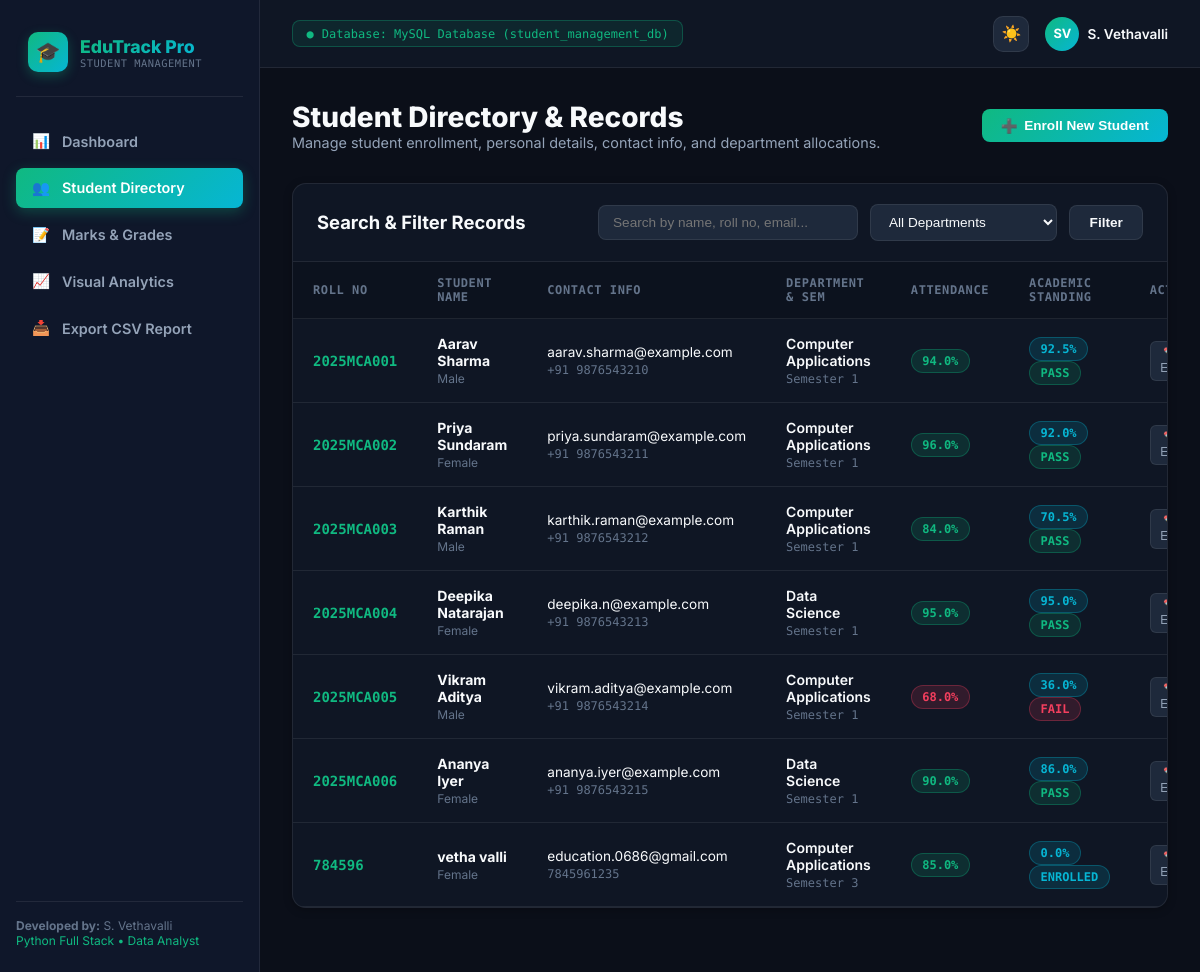
/students, run on the app's committed database.
### models.py (models this page shows, shortened)
class Student(db.Model):
    __tablename__ = 'students'
    id = db.Column(db.Integer, primary_key=True)
    roll_no = db.Column(db.String(20), unique=True, nullable=False, index=True)
    first_name = db.Column(db.String(50), nullable=False)
    last_name = db.Column(db.String(50), nullable=False)
    email = db.Column(db.String(100), unique=True, nullable=False)
    phone = db.Column(db.String(20))
    department = db.Column(db.String(50), nullable=False)
    semester = db.Column(db.Integer, default=1, nullable=False)
    gender = db.Column(db.String(10))
    created_at = db.Column(db.DateTime, default=datetime.utcnow)
    marks = db.relationship('Mark', backref='student', cascade='all, delete-orphan', lazy=True)
    attendance = db.relationship('Attendance', backref='student', uselist=False, cascade='all, delete-orphan', lazy=True)
    @property
    def full_name(self):
        return f"{self.first_name} {self.last_name}"
    @property
    def average_score(self):
        if not self.marks:
            return 0.0
        return round(sum(m.total_marks for m in self.marks) / len(self.marks), 2)
    @property
    def overall_status(self):
        if not self.marks:
            return 'ENROLLED'
        has_failed = any(m.status == 'FAIL' for m in self.marks)
        return 'FAIL' if has_failed else 'PASS'

class Attendance(db.Model):
    __tablename__ = 'attendance'
    id = db.Column(db.Integer, primary_key=True)
    student_id = db.Column(db.Integer, db.ForeignKey('students.id', ondelete='CASCADE'), unique=True, nullable=False)
    total_classes = db.Column(db.Integer, default=100, nullable=False)
    attended_classes = db.Column(db.Integer, default=85, nullable=False)
    percentage = db.Column(db.Float, default=85.0, nullable=False)

class Mark(db.Model):
    __tablename__ = 'marks'
    id = db.Column(db.Integer, primary_key=True)
    student_id = db.Column(db.Integer, db.ForeignKey('students.id', ondelete='CASCADE'), nullable=False)
    course_code = db.Column(db.String(20), db.ForeignKey('courses.course_code', ondelete='CASCADE'), nullable=False)
    semester = db.Column(db.Integer, default=1, nullable=False)
    internal_marks = db.Column(db.Float, default=0.0, nullable=False)
    external_marks = db.Column(db.Float, default=0.0, nullable=False)
    total_marks = db.Column(db.Float, default=0.0, nullable=False)
    grade = db.Column(db.String(5))
    status = db.Column(db.String(10), default='PASS')
    created_at = db.Column(db.DateTime, default=datetime.utcnow)

### app.py (the view, shortened to what this page needs)
@app.route('/students')
def students():
    search = request.args.get('search', '').strip()
    dept = request.args.get('dept', '').strip()
    query = Student.query
    if dept:
        query = query.filter(Student.department == dept)
    students_list = query.order_by(Student.roll_no).all()
    departments = [d[0] for d in db.session.query(Student.department).distinct().all()]
    return render_template(
        'students.html',
        students=students_list,
        departments=departments,
        search=search,
        selected_dept=dept
    )

### app.py (called while the page is built)
@app.context_processor
def inject_global_data():
    return {
        'db_status': Config.DB_STATUS_LABEL,
        'is_mysql': Config.DB_CONNECTED_MYSQL
    }

### templates/students.html (shortened to what this page needs)
{% extends 'base.html' %}
{% block content %}
<div style="display:flex; justify-content:space-between; align-items:center; margin-bottom:2rem; flex-wrap:wrap; gap:1rem;">
  <div>
    <h2 style="font-size:1.75rem; font-weight:800;">Student Directory & Records</h2>
    <p style="color:var(--text-muted); font-size:0.9rem;">Manage student enrollment, personal details, contact info, and department allocations.</p>
  </div>
  <button onclick="openModal('addStudentModal')" class="btn-primary">
    <span>➕</span>
    <span>Enroll New Student</span>
  </button>
</div>
<div class="card-panel">
  <div class="panel-header">
    <h3>Search & Filter Records</h3>
    <form method="GET" action="{{ url_for('students') }}" class="panel-actions">
      <input
        type="text"
        name="search"
        value="{{ search }}"
        placeholder="Search by name, roll no, email..."
        class="search-input"
        style="min-width:260px;"
      >
      <select name="dept" class="filter-select">
        <option value="">All Departments</option>
      </select>
      <button type="submit" class="btn-secondary">Filter</button>
    </form>
  </div>
  <div class="table-responsive">
    <table class="data-table">
      <thead>
        <tr>
          <th>Roll No</th>
          <th>Student Name</th>
          <th>Contact Info</th>
          <th>Department & Sem</th>
          <th>Attendance</th>
          <th>Academic Standing</th>
          <th>Actions</th>
        </tr>
      </thead>
      <tbody>
        {% for student in students %}
        <tr>
          <td style="font-family:var(--font-mono); font-weight:700; color:var(--emerald);">
            {{ student.roll_no }}
          </td>
          <td>
            <div style="font-weight:700;">{{ student.full_name }}</div>
            <span style="font-size:0.75rem; color:var(--text-dim);">{{ student.gender }}</span>
          </td>
          <td>
            <div style="font-size:0.85rem;">{{ student.email }}</div>
            <span style="font-size:0.75rem; font-family:var(--font-mono); color:var(--text-dim);">{{ student.phone or 'N/A' }}</span>
          </td>
          <td>
            <div style="font-weight:600;">{{ student.department }}</div>
            <span style="font-size:0.75rem; font-family:var(--font-mono); color:var(--text-dim);">Semester {{ student.semester }}</span>
          </td>
          <td>
            {% if student.attendance %}
              <span class="badge {% if student.attendance.percentage >= 75 %}badge-pass{% else %}badge-fail{% endif %}">
                {{ student.attendance.percentage }}%
              </span>
            {% else %}
              <span style="color:var(--text-dim); font-size:0.8rem;">--</span>
            {% endif %}
          </td>
          <td>
            <span class="badge badge-grade">{{ student.average_score }}%</span>
            <span class="badge {% if student.overall_status == 'PASS' %}badge-pass{% elif student.overall_status == 'FAIL' %}badge-fail{% else %}badge-grade{% endif %}">
              {{ student.overall_status }}
            </span>
          </td>
          <td>
            <div class="action-btn-group">
              <button
                class="btn-action"
                title="Edit Student"
                onclick="populateEditStudentModal('{{ student.id }}', '{{ student.roll_no }}', '{{ student.first_name }}', '{{ student.last_name }}', '{{ student.phone }}', '{{ student.department }}', '{{ student.semester }}', '{{ student.gender }}')"
              >
                ✏️ Edit
              </button>
            </div>
          </td>
        </tr>
        {% else %}
        <tr>
          <td colspan="7" style="text-align:center; padding:2.5rem; color:var(--text-dim);">
            No student records matching your query criteria.
          </td>
        </tr>
        {% endfor %}
      </tbody>
    </table>
  </div>
</div>
{% endblock %}

### templates/base.html (shortened to what this page needs)
<!DOCTYPE html>
<html lang="en">
<head>
  <link rel="stylesheet" href="{{ url_for('static', filename='css/style.css') }}">
</head>
<body>
  <div class="app-layout">
    <aside class="sidebar" id="sidebar">
      <div>
        <div class="brand-header">
          <div class="brand-icon">🎓</div>
          <div>
            <h1 class="brand-name">EduTrack Pro</h1>
            <p class="brand-sub">STUDENT MANAGEMENT</p>
          </div>
        </div>
        <ul class="nav-menu">
          <li class="nav-item {% if request.endpoint == 'dashboard' %}active{% endif %}">
            <a href="{{ url_for('dashboard') }}">
              <span>📊</span>
              <span>Dashboard</span>
            </a>
          </li>
          <li class="nav-item {% if request.endpoint == 'students' %}active{% endif %}">
            <a href="{{ url_for('students') }}">
              <span>👥</span>
              <span>Student Directory</span>
            </a>
          </li>
          <li class="nav-item {% if request.endpoint == 'performance' %}active{% endif %}">
            <a href="{{ url_for('performance') }}">
              <span>📝</span>
              <span>Marks & Grades</span>
            </a>
          </li>
          <li class="nav-item {% if request.endpoint == 'analytics' %}active{% endif %}">
            <a href="{{ url_for('analytics') }}">
              <span>📈</span>
              <span>Visual Analytics</span>
            </a>
          </li>
          <li class="nav-item">
            <a href="{{ url_for('export_csv') }}" target="_blank">
              <span>📥</span>
              <span>Export CSV Report</span>
            </a>
          </li>
        </ul>
      </div>
      <div class="sidebar-footer">
        <p><strong>Developed by:</strong> S. Vethavalli</p>
        <p style="color:var(--emerald);">Python Full Stack &bull; Data Analyst</p>
      </div>
    </aside>
    <div class="main-wrapper">
      <header class="topbar">
        <div class="topbar-left">
          <span class="db-status-badge {% if not is_mysql %}sqlite{% endif %}">
            <span>●</span>
            <span>Database: {{ db_status }}</span>
          </span>
        </div>
        <div class="topbar-right">
          <button class="theme-btn" id="themeToggleBtn" aria-label="Toggle Theme" title="Toggle Theme">☀️</button>
          <div class="user-chip">
            <div class="user-avatar">SV</div>
            <span>S. Vethavalli</span>
          </div>
        </div>
      </header>
      <main class="content-container">
        {% block content %}{% endblock %}
      </main>
    </div>
  </div>
</body>
</html>

### data on the page
Student: roll_no "2025MCA001", full_name "Aarav Sharma", gender "Male", email "aarav.sharma@example.com", phone "+91 9876543210", department "Computer Applications", semester "1", attendance.percentage "94.0", average_score "92.5", overall_status "PASS"
Student: roll_no "2025MCA002", full_name "Priya Sundaram", gender "Female", email "priya.sundaram@example.com", phone "+91 9876543211", department "Computer Applications", semester "1", attendance.percentage "96.0", average_score "92.0", overall_status "PASS"
Student: roll_no "2025MCA003", full_name "Karthik Raman", gender "Male", email "karthik.raman@example.com", phone "+91 9876543212", department "Computer Applications", semester "1", attendance.percentage "84.0", average_score "70.5", overall_status "PASS"
Student: roll_no "2025MCA004", full_name "Deepika Natarajan", gender "Female", email "deepika.n@example.com", phone "+91 9876543213", department "Data Science", semester "1", attendance.percentage "95.0", average_score "95.0", overall_status "PASS"
Student: roll_no "2025MCA005", full_name "Vikram Aditya", gender "Male", email "vikram.aditya@example.com", phone "+91 9876543214", department "Computer Applications", semester "1", attendance.percentage "68.0", average_score "36.0", overall_status "FAIL"
Student: roll_no "2025MCA006", full_name "Ananya Iyer", gender "Female", email "ananya.iyer@example.com", phone "+91 9876543215", department "Data Science", semester "1", attendance.percentage "90.0", average_score "86.0", overall_status "PASS"
Student: roll_no "784596", full_name "vetha valli", gender "Female", email "education.0686@gmail.com", phone "7845961235", department "Computer Applications", semester "3", attendance.percentage "85.0", average_score "0.0", overall_status "ENROLLED"

### other printed values
{{ db_status }} "MySQL Database (student_management_db)"
